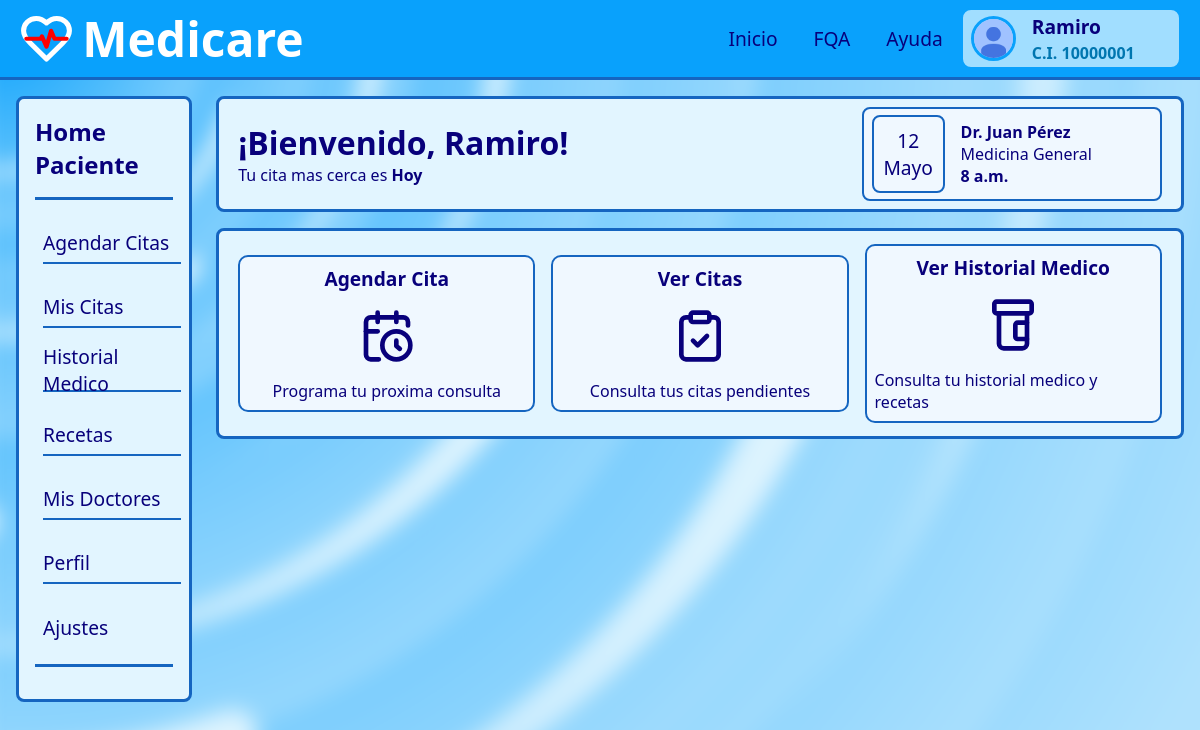
The page /dashboarpaciente/ (signed in) on the database its author committed.
### apps/users/models.py (models this page shows)
class User(AbstractBaseUser, PermissionsMixin):
    ROLE_CHOICES = (
        ('Paciente', 'Paciente'),
        ('Doctor', 'Doctor'),
        ('Administrador', 'Administrador'),
    )
    cedula_ti = models.CharField(max_length=150, unique=True)
    nombres = models.CharField(max_length=30)
    apellidos = models.CharField(max_length=30)
    fecha_nacimiento = models.DateField(blank=True, null=True)
    email = models.EmailField(unique=True)
    telefono = models.CharField(max_length=15, blank=True, null=True)
    rol = models.CharField(max_length=20, choices=ROLE_CHOICES, default='Paciente')
    is_active = models.BooleanField(default=True)
    is_admin = models.BooleanField(default=False)
    is_staff = models.BooleanField(default=False)   # 🚨 <-- AGREGA ESTA LÍNEA
    email_verificado = models.BooleanField(default=False)
    fecha_registro = models.DateTimeField(default=timezone.now)
    last_login = models.DateTimeField(blank=True, null=True)
    objects = CustomUserManager()
    USERNAME_FIELD = 'cedula_ti'
    EMAIL_FIELD = 'email'
    REQUIRED_FIELDS = ['nombres', 'apellidos', 'fecha_nacimiento', 'telefono', 'email']
    def __str__(self):
        return self.cedula_ti

### apps/citasMedicas/models.py (models this page shows, shortened)
class Cita(models.Model):
    especialidad = models.ForeignKey(Especialidad, on_delete=models.CASCADE, related_name='citas', null=True)
    doctor = models.ForeignKey(Doctor, on_delete=models.CASCADE, related_name='citas')
    paciente = models.ForeignKey(User, on_delete=models.CASCADE, related_name='citas')
    bloque = models.OneToOneField(BloqueHorario, on_delete=models.CASCADE, null=True, related_name='cita')
    motivo = models.TextField(max_length=2000)
    estado = models.CharField(max_length=20, choices=[
        ('pendiente', 'Pendiente'),
        ('confirmada', 'Confirmada'),
        ('cancelada', 'Cancelada')
    ], default='pendiente')
    @property
    def dia_fecha_cita(self):
        return self.bloque.fecha.day
    @property
    def mes_fecha_cita(self):
        meses = ['Enero', 'Febrero', 'Marzo', 'Abril', 'Mayo', 'Junio',
                 'Julio', 'Agosto', 'Septiembre', 'Octubre', 'Noviembre', 'Diciembre']
        return meses[self.bloque.fecha.month - 1]
    @property
    def dias_restantes(self):
        fecha_y_hora = datetime.combine(self.bloque.fecha, self.bloque.hora_inicio)
        fecha_y_hora_aware = timezone.make_aware(fecha_y_hora)
        dias_restantes = (fecha_y_hora_aware - timezone.now()).days
        if dias_restantes > 1:
            return f"en {dias_restantes} días"
        elif dias_restantes == 1:
            return "en un 1 día"
        else:
            return "Hoy"

class BloqueHorario(models.Model):
    doctor = models.ForeignKey(Doctor, on_delete=models.CASCADE, related_name='bloques_horarios')
    jornada = models.ForeignKey(JornadaDiaria, on_delete=models.CASCADE)
    fecha = models.DateField()
    hora_inicio = models.TimeField()
    hora_fin = models.TimeField()
    disponible = models.BooleanField(default=True)

class Doctor(models.Model):
    user = models.OneToOneField(User, on_delete=models.CASCADE, related_name='doctor')
    especialidad = models.ForeignKey(Especialidad, on_delete=models.CASCADE, related_name='doctores')
    consultorio = models.CharField(max_length=100)
    def __str__(self):
        return f'Dr. {self.user.nombres} {self.user.apellidos}'

class Especialidad(models.Model):
    nombre = models.CharField(max_length=100)
    descripcion = models.TextField(max_length=2000, blank=True, null=True)
    def __str__(self):
        return self.nombre

### apps/citasMedicas/views.py (the view)
# urls.py: path('dashboarpaciente/', citasMedicas_views.pacienteDashboard, name='pacienteDashboard'),
@login_required
def pacienteDashboard(request):
    return render(request, 'dashboarpaciente.html', {
        'CitaProxima' : Cita.objects.filter(paciente=request.user, estado='pendiente').first(),
    })

### templates/dashboarpaciente.html (shortened to what this page needs)
{% extends "layouts/dashboard_paciente.html" %}
{% load static %}
{% block head %}
<link rel="stylesheet" href="{% static 'static/css/inicio.css' %}">
{% endblock head %}
{% block content %}
<main>
    <section id="bienvenida">
        <article>
            <h2>¡Bienvenido, {{user.nombres}}!</h2>
            <p>Tu cita mas cerca es <b>{{ CitaProxima.dias_restantes }}</b></p>
        </article>
        <article>
            <div id="cita-proxima">
                <div id="dia-cita">
                    <span>{{CitaProxima.dia_fecha_cita}}</span>
                    <span>{{CitaProxima.mes_fecha_cita}}</span>
                </div>
                <div id="info-cita">
                    <strong>{{CitaProxima.doctor}}</strong>
                    <p>{{CitaProxima.doctor.especialidad}}</p>
                    <strong>{{CitaProxima.bloque.hora_inicio}}</strong>
                </div>
            </div>
        </article>
    </section>
    <section id="quick-actions">
        <article id="quick-action">
            <strong>Agendar Cita</strong>
            <p>Programa tu proxima consulta</p>
        </article>
        <article id="quick-action">
            <strong>Ver Citas</strong>
            <p>Consulta tus citas pendientes</p>
        </article>
        <article id="quick-action">
            <strong>Ver Historial Medico</strong>
            <p>Consulta tu historial medico y recetas</p>
        </article>
    </section>
</main>
{% endblock content %}

### templates/layouts/dashboard_paciente.html (shortened to what this page needs)
{% load static %}
<!DOCTYPE html>
<html lang="en">
<head>
    <link rel="stylesheet" href="{% static 'static/css/l_dashboard_p.css' %}">
    {% block head %}{% endblock head %}
</head>
<body>
    <div class="background">
    </div>
    <header>
        <div class="logo">
            <img src="{% static 'static/images/logo_medicare.svg' %}" alt="" width="55px">
            <h1>Medicare</h1>
        </div>
        <div class="interactive">
            <nav>
                <ul>
                    <li class="link-nav"><a href="{% url 'pacienteDashboard' %}">Inicio</a></li>
                    <li class="link-nav"><a href="">FQA</a></li>
                    <li class="link-nav"><a href="">Ayuda</a></li>
                </ul>
            </nav>
            <div class="user">
                <img src="{% static 'static/images/no_photo.jpg' %}" alt="user-photo" class="user-img">
                <div class="brief-info-user">
                    <span>{{ user.nombres }}</span>
                    <span> C.I. {{ user }}</span>
                </div>
            </div>
        </div>
    </header>
    <aside>
        <div class="container">
            <div class="title-aside">
                <a href="">Home</br>Paciente</a>
            </div>
            <ul class="menu-aside">
                <li>
                    <a href="{% url 'agendarcita' %}">Agendar Citas</a>
                </li>
                <li>
                    <a href="{% url 'citas' %}">Mis Citas</a>
                </li>
                <li>
                    <a href="">Historial Medico</a>
                </li>
                <li>
                    <a href="">Recetas</a>
                </li>
                <li>
                    <a href="">Mis Doctores</a>
                </li>
                <li>
                    <a href="">Perfil</a>
                </li>
                <li>
                    <a href="">Ajustes</a>
                </li>
            </ul>
        </div>
    </aside>
    {% block content %}
    {% endblock %}
</body>
</html>

### static/css/l_dashboard_p.css (style rules this page uses)
:root { --header-bg-color: #09A1FC; --header-border-color: #1565C0; --surface-bg-color: #A1DEFF; --surface-bg-color-two: #E2F5FF; --surface-bg-color-three: #F0F8FF; --nav-hover-bg-color: hwb(208 74% 2%); --main-text-color: #FFFFFF; --text-color-one: #08007B; --text-color-two: #0076B0; }
* { box-sizing: border-box; margin: 0; padding: 0; }
a { text-decoration: none; color: inherit; }
ul { list-style: none; }
html,body { height: 100%; margin: 0; padding: 0; font-family: system-ui, -apple-system, BlinkMacSystemFont, 'Segoe UI', Roboto, Oxygen, Ubuntu, Cantarell, 'Open Sans', 'Helvetica Neue', sans-serif; color: var(--main-text-color); }
h1 { font-size: 3rem; }
h2 { font-size: 2rem; }
body { width: 100%; height: 100%; display: grid; grid-template-columns: 0.2fr 1fr; grid-template-rows: 0.1fr 0.9fr; grid-template-areas: "header header" "aside main"; }
header { grid-area: header; background-color: var(--header-bg-color); border-bottom: 0.2rem solid var(--header-border-color); display: flex; justify-content: space-between; align-items: center; padding: 0 1.2rem; }
.logo { display: flex; align-items: center; gap: 0.5rem; cursor: pointer; }
.interactive { display: flex; gap: 0.5rem; align-items: center; }
nav { display: flex; align-items: center; width: fit-content; height: 100%; margin: 0; }
nav > ul { display: flex; align-items: center; justify-content: center; width: fit-content; gap: 1rem; }
.link-nav { display: flex; height: 100%; align-items: center; gap: 0.5rem; padding: 5px 10px; font-size: 1.2rem; color: var(--text-color-one); transition: 0.2s ease-out; font-weight: 500; }
.user { display: flex; align-items: center; gap: 1rem; width: 220px; padding: 0.2rem 0.5rem; border-radius: 10px; color: var(--text-color-one); background-color: var(--surface-bg-color); border: 2px solid var(--header-bg-color); cursor: pointer; transition: 0.2s ease-out; }
.user > img { border: 3px solid var(--header-bg-color); width: 45px; height: 45px; border-radius: 50%; object-fit: cover; }
.brief-info-user { display: flex; flex-direction: column; gap: 0.1rem; }
.brief-info-user :first-child { font-size: 1.2rem; font-weight: 600; }
.brief-info-user :last-child { color: var(--text-color-two); font-size: 1rem; font-weight: 600; }
aside { grid-area: aside; padding: 1rem 0.5rem 1rem 1rem; }
aside .container { display: flex; flex-direction: column; color: var(--text-color-one); background-color: var(--surface-bg-color-two); border: 3px solid var(--header-border-color); cursor: pointer; transition: 0.2s ease-out; border-radius: 8px; }
.title-aside { display: flex; align-items: center; gap: 0.5rem; padding: 1rem 0 1rem 0; margin: 0 1rem; font-size: 1.5rem; font-weight: bold; border-bottom: 3px solid var(--header-border-color); }
.menu-aside { display: flex; flex-direction: column; justify-content: center; padding: 1rem 0 1rem 0; margin: 0 1rem 2rem 1rem; font-size: 1.2rem; font-weight: 500; gap: 1rem; border-bottom: 3px solid var(--header-border-color); }
.menu-aside li { display: flex; align-items: center; gap: 0.5rem; width: 100%; height: 3rem; padding: 0.4rem 0 0 0; margin: 0 0 0 0.5rem; cursor: pointer; border-bottom: 2px solid var(--header-border-color); }
.menu-aside li a { display: flex; align-items: center; width: 100%; height: 100%; transition: 0.2s ease-out; }
.menu-aside li:last-child { border-bottom: none; }
main { grid-area: main; display: flex; flex-direction: column; padding: 1rem; gap: 1rem; }

### static/css/inicio.css (style rules this page uses)
section { display: flex; color: var(--text-color-one); background-color: var(--surface-bg-color-two); border: 3px solid var(--header-border-color); transition: 0.2s ease-out; border-radius: 8px; }
#bienvenida { justify-content: space-between; align-items: center; padding: 0.5rem 1.2rem; }
#bienvenida article { display: flex; flex-direction: column; justify-content: center; height: 100%; width: fit-content; }
#cita-proxima { display: flex; align-items: center; gap: 1rem; padding: 0.4rem 0.5rem; border-radius: 8px; width: 300px; background-color: var(--surface-bg-color-three); border: 2px solid var(--header-border-color); }
#dia-cita { display: flex; flex-direction: column; align-items: center; justify-content: center; font-size: 1.2rem; padding: 0.6rem; border-radius: 8px; border: 2px solid var(--header-border-color); cursor: pointer; }
#quick-actions { display: flex; align-items: center; justify-content: center; gap: 1rem; padding: 0.8rem 1.2rem; }
#quick-action svg { width: 3.5rem; height: 3.5rem; }

### rows shown on the page
User: nombres "Ramiro", cedula_ti "10000001"
Cita: dias_restantes "Hoy", dia_fecha_cita "12", mes_fecha_cita "Mayo", doctor "Dr. Juan Pérez", doctor.especialidad "Medicina General", bloque.hora_inicio "8 a.m."
